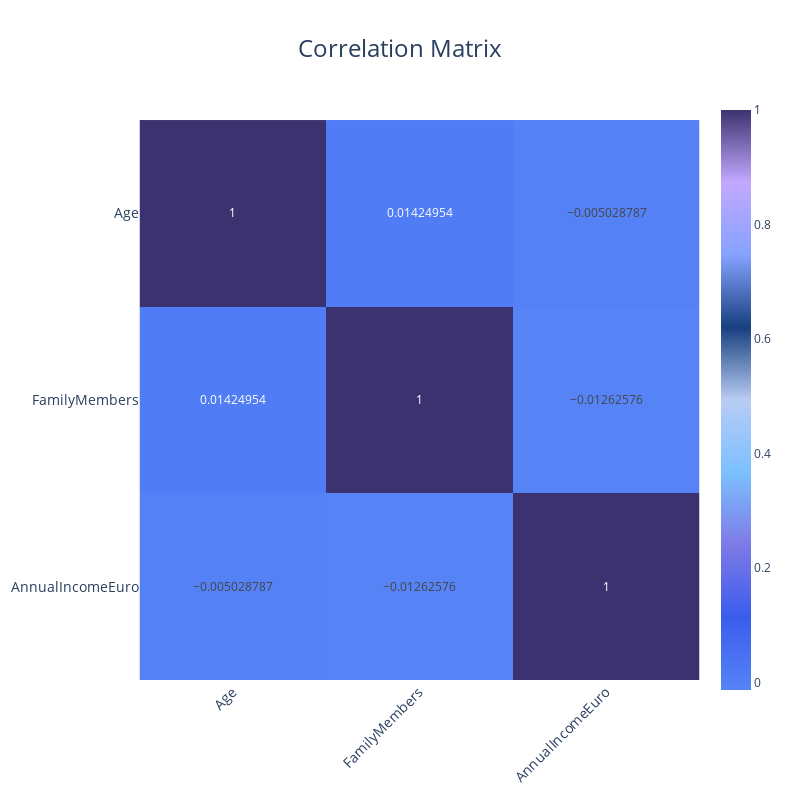

The code cell stored with this chart in its notebook:
### Markdown cell above
We can confirm that there are no anomalies in our numerical features. Now we can move on to the correlation matrix, to check for multicollinearity.

### Code cell
plot_correlation_matrix(
    travel_df, numerical_features, save_path="images/correlation_matrix.png"
)

### Figure 1 — Plotly figure (JSON) as saved in the notebook; plotly's stock layout.template omitted (floating-point values rounded to 4 significant figures)
{"data": [{"coloraxis": "coloraxis", "hovertemplate": "x: %{x}<br>y: %{y}<br>color: %{z}<extra></extra>", "name": "0", "texttemplate": "%{z}", "type": "heatmap", "x": ["Age", "FamilyMembers", "AnnualIncomeEuro"], "xaxis": "x", "y": ["Age", "FamilyMembers", "AnnualIncomeEuro"], "yaxis": "y", "z": [[1, 0.01425, -0.005029], [0.01425, 1, -0.01263], [-0.005029, -0.01263, 1]]}], "layout": {"coloraxis": {"colorscale": [[0, "#5684F7"], [0.125, "#3A5CED"], [0.25, "#7E7AE6"], [0.375, "#7BC0FF"], [0.5, "#B8CCF4"], [0.625, "#18407F"], [0.75, "#85A2FF"], [0.875, "#C2A9FF"], [1, "#3D3270"]]}, "height": 800, "margin": {"b": 100, "l": 100, "r": 100, "t": 100}, "title": {"font": {"size": 24}, "text": "Correlation Matrix", "x": 0.5, "xanchor": "center", "y": 0.95, "yanchor": "top"}, "width": 800, "xaxis": {"anchor": "y", "constrain": "domain", "domain": [0, 1], "scaleanchor": "y", "tickangle": -45, "tickfont": {"size": 14}, "title": {"font": {"size": 18}}}, "yaxis": {"anchor": "x", "autorange": "reversed", "constrain": "domain", "domain": [0, 1], "tickfont": {"size": 14}, "title": {"font": {"size": 18}}}}}
